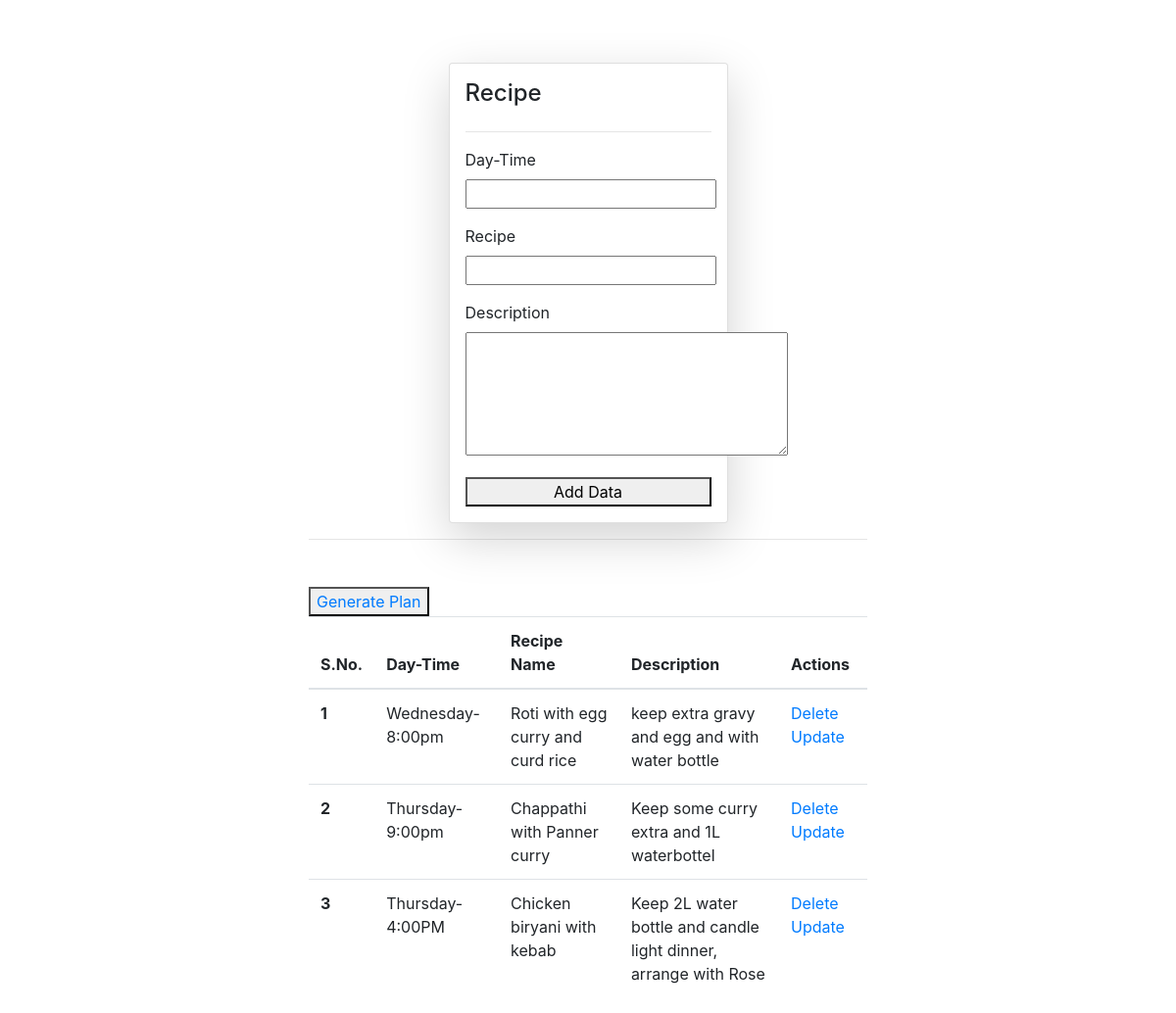
The app's page / (signed in) with its own data.
### home/models.py (models this page shows)
class Recipe(models.Model):
	user = models.ForeignKey(User, on_delete=models.SET_NULL, null=True, blank=True)
	day = models.CharField(max_length=100, default='something')
	name = models.CharField(max_length=100, default='something')
	description = models.CharField(max_length=100, default='something')

### home/views.py (the view, shortened to what this page needs)
# urls.py: path('', views.recipes, name='recipes'),
@login_required(login_url='/login/')
def recipes(request):
	queryset = Recipe.objects.all()
	if request.GET.get('search'):
		queryset = queryset.filter(
			day__icontains=request.GET.get('search'))
	context = {'recipes': queryset}
	return render(request, 'recipe.html', context)

### home/templates/recipe.html (shortened to what this page needs)
{% extends "base.html" %}
{% block start %}
<link href="https://maxcdn.bootstrapcdn.com/bootstrap/4.5.2/css/bootstrap.min.css" rel="stylesheet">
<div class="container mt-3 col-6">
<br><br>
	<form class="col-6 mx-auto card p-3 shadow-lg" method="post" enctype="multipart/form-data">
		<h4> Recipe </h4>
		<hr>
		<div class="form-group">
		<label for="exampleInputEmail1">Day-Time </label>
		<input type="text" name="day" required>
		</div>
		<div class="form-group">
		<label for="exampleInputEmail1">Recipe </label>
		<input name="name" type="text" required>
		</div>
		<div class="form-group">
		<label for="exampleInputPassword1">Description </label>
		<textarea name="description" type="text" rows="5" cols="30"></textarea>
		</div>
		<button type="submit" class="">Add Data</button>
	</form>
	<hr>
	<div class="class mt-5">
		<form action="">
		<button > <a href="{% url 'pdf' %}">Generate Plan </a></button>
		</form>
		<table class="table mt-6">
			<thead>
				<tr>
					<th scope="col">S.No. </th>
					<th scope="col">Day-Time </th>
					<th scope="col">Recipe Name </th>
					<th scope="col">Description </th>
					<th scope="col">Actions</th>
				</tr>
			</thead>
			<tbody>
				{% for recipe in recipes %}
				<tr>
					<th scope="row">{{forloop.counter}}</th>
					<td>{{recipe.day}}</td>
					<td> {{recipe.name}}</td>
					<td>{{recipe.description}}</td>
					<td>
						<a href="/delete_recipe/{{recipe.id }}" >Delete </a>
						<a href="/update_recipe/{{recipe.id }}">Update </a>
					</td>
				</tr>
				{% endfor %}
			</tbody>
		</table>
	</div>
	{% endblock %}

### home/templates/base.html (shortened to what this page needs)
<!DOCTYPE html>
<html lang="en">
<head>
</head>
<body>
	{% block start %}
	{% endblock %}
</body>
</html>

### records on screen
Recipe: day "Wednesday-8:00pm", name "Roti with egg curry and curd rice", description "keep extra gravy and egg and with water bottle"
Recipe: day "Thursday-9:00pm", name "Chappathi with Panner curry", description "Keep some curry extra and 1L waterbottel"
Recipe: day "Thursday-4:00PM", name "Chicken biryani with kebab", description "Keep 2L water bottle and candle light dinner, arrange with Rose"
